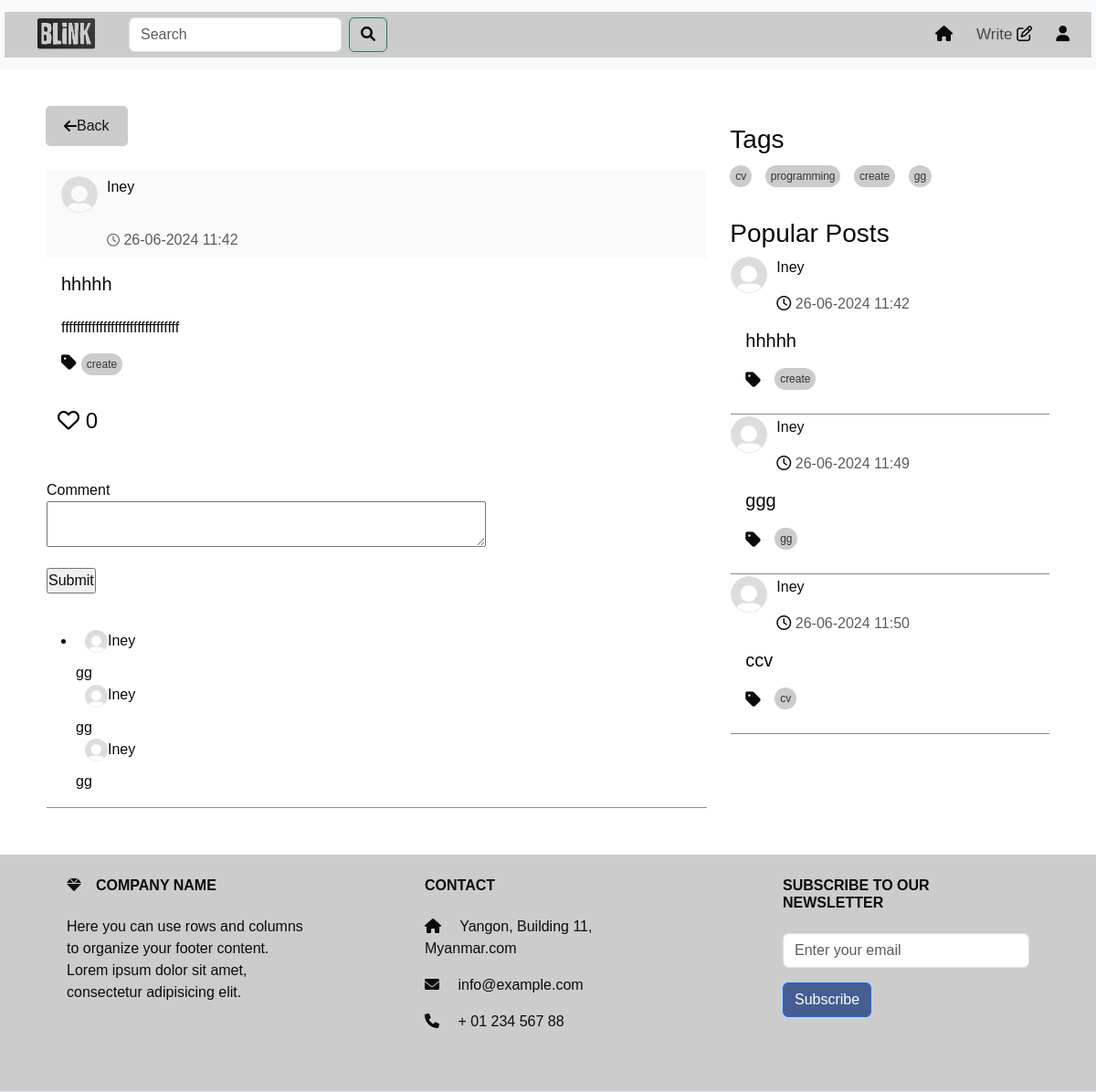
Screenshot of /full_post/1 (signed in) with the database file from the repository.
### test.py (models this page shows, shortened)
class User(UserMixin,db.Model):
    id = db.Column(db.Integer, primary_key=True)
    username = db.Column(db.String(50), unique=True)
    email =db.Column(db.String(50), unique=True)
    password = db.Column(db.String(100))
    bio = db.Column(db.String(50))
    profile_picture = db.Column(db.String(250))
    posts = db.relationship('Post', backref='author', lazy=True)
    comments = db.relationship('Comment', backref='author', lazy=True)

class Post(db.Model):
    id = db.Column(db.Integer, primary_key=True)
    title = db.Column(db.Text())
    content = db.Column(db.Text())
    tag = db.Column(db.Text())
    user_id = db.Column(db.Integer, db.ForeignKey('user.id'), nullable=False)
    created_date = db.Column(db.DateTime,default=datetime.datetime.now)
    likes = db.Column(db.Integer, default=0)
    comments = db.relationship('Comment', backref='post',cascade="all, delete", lazy=True)

class Comment(db.Model):
    id = db.Column(db.Integer, primary_key=True)
    content = db.Column(db.Text, nullable=False)
    post_id = db.Column(db.Integer, db.ForeignKey('post.id'), nullable=False)
    user_id = db.Column(db.Integer, db.ForeignKey('user.id'), nullable=False)

### test.py (the view, shortened to what this page needs)
@app.route("/full_post/<int:post_id>",methods=['GET', 'POST'])
def full_post(post_id,limit=3):
    post = Post.query.get_or_404(post_id)
    unique_tags = list(set(tag for tag, in Post.query.with_entities(Post.tag).distinct()))
    popular_posts = Post.query.order_by(Post.likes.desc()).limit(limit).all()
    comment_form = CommentForm()
    forms=SearchForm()
    query = forms.search.data
    if forms.validate_on_submit():
         search_results = Post.query.filter(Post.title.ilike(f'%{query}%')).all()
         return render_template('search_results.html' , form=forms,search_results =search_results, tags=unique_tags ,popular_posts = popular_posts)
    return render_template('full_post.html', post=post ,comment_form = comment_form , form = forms, tags=unique_tags ,popular_posts = popular_posts )

### test.py
class CommentForm(FlaskForm):
    content = TextAreaField('Comment', validators=[DataRequired()])
    submit = SubmitField('Submit')

class SearchForm(FlaskForm):
    search = StringField('Search ', validators=[DataRequired()])
    submit = SubmitField('Search')

### test.py (called while the page is built)
@login_manager.user_loader
def loader_user(user_id):
    return User.query.get(user_id)

### templates/full_post.html (shortened to what this page needs)
<!DOCTYPE html>
<html lang="en">
<head>
  <link href="https://cdn.jsdelivr.net/npm/bootstrap@5.3.3/dist/css/bootstrap.min.css" rel="stylesheet">
  <link href="https://cdnjs.cloudflare.com/ajax/libs/font-awesome/6.0.0-beta3/css/all.min.css" rel="stylesheet">
  <link rel="stylesheet" href="https://cdnjs.cloudflare.com/ajax/libs/font-awesome/5.15.4/css/all.min.css">
  <link href="https://cdnjs.cloudflare.com/ajax/libs/font-awesome/6.0.0-beta3/css/all.min.css" rel="stylesheet">
  <link rel="stylesheet" href="/static/home.css">
  <link rel="stylesheet" href="/static/topnav.css" />
</head>
<body>
  {% include 'topnav.html' %}
<div>
  <div class="container" >
    <div class="row">
      <div class="col-sm-8">
        <div id="posts-container">
          <a href="{{ url_for('home') }}" style="text-decoration: none;">
            <button class="back-button" onclick="goBack()">
              <i class="fa fa-arrow-left "> </i>
                Back
          </button>
          </a>
          <div class="card">
            <div class="card-header">
                <div class="profile-image">
                  <a
                  class="nav-link"
                  href="{{ url_for('profile',user_id=post.user_id) }}"
                  ><img
                    src="{{ url_for('static', filename='/photo/user_profile/'+post.author.profile_picture) }}"
                    width="60"
                    height="60"
                    alt=""
                       /></a>
                <div style="width: 300px">
                    <p id="name">
                      <a
                      class="nav-link"
                      href="{{ url_for('profile',user_id=post.user_id) }}"
                      >{{post.author.username}}</a
                    >
                    </p>
                    <p class="text-muted mb-0"><i class="fa-regular fa-clock"></i>  {{post.created_date.strftime('%d-%m-%Y %H:%M')}}</p>
                 </div>
               </div>
          </div>
          <div class="card-body">
            <h5 class="card-title">{{post.title}}</h5>
            <p class="card-text" id="card-description">{{post.content | safe}}</p>
            <div class="tags-container">
              <ul class="list-group list-group-horizontal">
                <i class="fas fa-tag"></i>
                <a href="{{ url_for('home_tag',tag=post.tag ) }}" class="tag">{{post.tag}} </a>
              </ul>
              </div>
          </div>
              <form
              action="{{ url_for('like_post', post_id=post.id) }}"
              method="post"
              style="display: inline"
            >
            <div class="card-end" style="border-bottom: #958787 solid 1px;">
              <button type="submit" class="btn btn-light heart-button" onclick="toggleHeart(this)">
                <i class="far fa-heart"></i>
                <span>{{ post.likes }}</span>
              </button>
               </form>
                <div class="timeline-comment-box">
               </div>
                    <div class="input">
                      <form method="post" style="display: inline">
                              {{ comment_form.content.label }}<br />
                              {{ comment_form.content(cols=50, rows=2) }}
                            <p>{{ comment_form.submit() }}</p>
                            </form>
                    </div>
                              <ul>
                              <li>
                                {% for comment in post.comments %}
                                  <a
                                    class="nav-link"
                                    href="{{ url_for('profile',user_id=post.user_id) }}"
                                    ><img
                                      src="{{ url_for('static', filename='/photo/user_profile/'+comment.author.profile_picture) }}"
                                      width="25"
                                      height="25"
                                      alt=""
                                    />{{ comment.author.username }}</a>
                                  {{ comment.content }}
                                {% endfor %}
                              </li>
                              </ul>
        </div>
      </div>
      </div>
    </div>
    {% include 'sidenav.html' %}
  </div>
</div>
  {% include 'footer.html' %}
</body>
</html>

### templates/topnav.html (shortened to what this page needs)
<nav class="navbar navbar-expand-lg navbar-light bg-light">
  <div class="container-fluid">
    <a class="nav-link" href="{{ url_for('home') }}">
      <img class="image" src="/static/image/logo.png" alt="Logo"
    /></a>
    <div class="collapse navbar-collapse" id="navbarSupportedContent">
      <form class="d-flex" method="POST">
        <input
          class="form-control me-2"
          type="search"
          placeholder="Search"
          aria-label="Search"
          name="search"
        />
        <button class="btn btn-outline-success" type="submit">
          <i class="fa-solid fa-magnifying-glass"></i>
        </button>
      </form>
      <ul class="navbar-nav ms-auto mb-2 mb-lg-0" style="gap: 10px">
        <li class="nav-item">
          <a
            class="nav-link active"
            aria-current="page"
            href="{{ url_for('home') }}"
            ><i class="fa-solid fa-house"></i
          ></a>
        </li>
        <li class="nav-item">
          <a class="nav-link" href="{{ url_for('post') }}"
            >Write <i class="fa-regular fa-pen-to-square"></i
          ></a>
        </li>
        <li class="nav-item">
          <a
            class="nav-link"
            href="{{ url_for('profile',user_id=current_user.id) }}"
            ><i class="fa-solid fa-user"></i
          ></a>
        </li>
      </ul>
    </div>
  </div>
</nav>

### templates/sidenav.html (shortened to what this page needs)
<!DOCTYPE html>
<html lang="en">
  <head>
    <link
      href="https://cdn.jsdelivr.net/npm/bootstrap@5.3.3/dist/css/bootstrap.min.css"
      rel="stylesheet"
    />
    <link
      href="https://cdnjs.cloudflare.com/ajax/libs/font-awesome/6.0.0-beta3/css/all.min.css"
      rel="stylesheet"
    />
    <link
      rel="stylesheet"
      href="https://cdnjs.cloudflare.com/ajax/libs/font-awesome/5.15.4/css/all.min.css"
    />
    <link
      href="https://cdnjs.cloudflare.com/ajax/libs/font-awesome/6.0.0-beta3/css/all.min.css"
      rel="stylesheet"
    />
    <link rel="stylesheet" href="/static/home.css" />
  </head>
  <body>
    <div class="col-sm-4" id="right-column">
      <div class="tags-section">
        <h3>Tags</h3>
        <div class="tags-container">
          {% if tags %} {% for tag in tags %}
          <a href="{{ url_for('home_tag',tag=tag ) }}" class="tag">{{ tag }}</a>
          {% endfor %} {% else %}
          <p>No tags available</p>
          {% endif %}
        </div>
      </div>
      <div class="mt-4">
        <h3>Popular Posts</h3>
        {% for popular_post in popular_posts %}
        <div class="card">
          <div>
            <div class="profile-image">
              <a
                class="nav-link"
                href="{{ url_for('profile',user_id=popular_post.user_id) }}"
                ><img
                  src="{{ url_for('static', filename='/photo/user_profile/'+popular_post.author.profile_picture) }}"
                  width="60"
                  height="60"
                  alt=""
              /></a>
              <div style="width: 300px">
                <p id="name">
                  <a
                    class="nav-link"
                    href="{{ url_for('profile',user_id=popular_post.user_id) }}"
                    >{{popular_post.author.username}}</a
                  >
                </p>
                <p class="text-muted mb-0">
                  <i class="fa-regular fa-clock"></i>
                  {{popular_post.created_date.strftime('%d-%m-%Y %H:%M')}}
                </p>
              </div>
            </div>
          </div>
          <div class="card-body">
            <a
              class="nav-link"
              href="{{ url_for('full_post',post_id=popular_post.id) }}"
            >
              <h5 class="card-title" id="popular">{{popular_post.title}}</h5>
              <div class="tags-container">
                <ul class="list-group list-group-horizontal">
                  <i class="fas fa-tag"></i>
                  <a href="{{ url_for('home_tag',tag=post.tag ) }}" class="tag"
                    >{{popular_post.tag}}</a
                  >
                </ul>
              </div>
            </a>
          </div>
          <div class="card-end" style="border-bottom: #958787 solid 1px"></div>
        </div>
        {% endfor %}
      </div>
    </div>
  </body>
</html>

### templates/footer.html
<footer
  class="d-flex justify-content-center justify-content-lg-between p-4 border-bottom"
>
  <div class="footer text-center text-md-start">
    <div class="row">
      <div class="col-md-4 col-lg-4 col-xl-3 mx-auto mb-4">
        <h6 class="text-uppercase fw-bold mb-4">
          <i class="fas fa-gem me-3"></i>Company name
        </h6>
        <p>
          Here you can use rows and columns to organize your footer content.
          Lorem ipsum dolor sit amet, consectetur adipisicing elit.
        </p>
      </div>
      <div class="col-md-4 col-lg-4 col-xl-3 mx-auto mb-4">
        <h6 class="text-uppercase fw-bold mb-4">Contact</h6>
        <p><i class="fas fa-home me-3"></i> Yangon, Building 11, Myanmar.com</p>
        <p><i class="fas fa-envelope me-3"></i> info@example.com</p>
        <p><i class="fas fa-phone me-3"></i> + 01 234 567 88</p>
      </div>
      <div class="col-md-4 col-lg-4 col-xl-3 mx-auto mb-4">
        <h6 class="text-uppercase fw-bold mb-4">Subscribe to our Newsletter</h6>
        <form>
          <div class="mb-3">
            <input
              type="email"
              class="form-control"
              placeholder="Enter your email"
            />
          </div>
          <button
            type="submit"
            class="btn btn-primary"
            style="background-color: #445e91"
          >
            Subscribe
          </button>
        </form>
      </div>
    </div>
  </div>
</footer>

### static/home.css (style rules this page uses)
* { color: #0c0b0b; font-family: sans-serif; margin: 0; padding: 0; box-sizing: border-box; }
.container { background: #fff; padding: 20px; margin-top: 20px; z-index: 1; }
.container-fluid { height: 50px; color: black; text-align: center; padding: 14px 16px; text-decoration: none; font-size: 17px; background: #ccc; font-weight: 200px; z-index: 2; margin: 5px; }
.back-button { display: flex; align-items: center; padding: 10px 20px; background-color: #ccc; color: #181515; border: none; border-radius: 5px; cursor: pointer; font-size: 16px; transition: background-color 0.3s; }
.card { color: #070707; border-color: #ffffff; background-color: #ffffff; }
.card-header { padding: 10px; background-color: #fafafa; border-bottom: 1px solid #ccc; display: flex; align-items: center; border-bottom: none !important; }
.card-header { display: flex; flex-direction: row; justify-content: space-between; align-items: center; padding: 0.5rem 1rem; }
.profile-image { margin-right: 10px; }
.profile-image img { border-radius: 50%; width: 40px; height: 40px; }
.card-header p { margin: 0; }
.card-header i { margin: 0; font-size: 14px; color: #6c757d; }
.card-body { background-color: #ffffff; }
.card-text { overflow: hidden; text-overflow: ellipsis; display: -webkit-box; -webkit-line-clamp: 3; -webkit-box-orient: vertical; transition: -webkit-line-clamp 0.5s ease; }
.card-end a { margin-left: 10px; margin-bottom: 10px; border-radius: 200px; }
.profile-image { float: left; display: flex; justify-content: center; margin-right: 1rem; }
.profile-image img { border-radius: 50%; }
#right-column { position: -webkit-sticky; position: sticky; top: 0; height: 100vh; overflow-y: auto; padding-top: 20px; }
footer { width: 100%; color: #eee; padding: 10px; text-align: center; z-index: 100; }
ul { display: flex; }
.timeline-comment-box { background: #ffffff; margin-left: -15px; margin-right: -15px; padding: 20px 25px; }
#right-column { position: -webkit-sticky; position: sticky; top: 0; height: 100vh; overflow-y: hidden; padding-top: 20px; z-index: 1; }
.tags-container { margin-top: 10px; }
.fa-tag { font-size: 1.2em; margin-right: 5px; vertical-align: middle; }
.tags-container .tag { background-color: #ccc; color: #333; padding: 3px 6px; margin-right: 10px; border-radius: 20px; text-decoration: none; font-size: 12px; display: inline-block; }
.heart-button { border: none; background-color: transparent; cursor: pointer; font-size: 1.5rem; color: #e74c3c; transition: color 0.3s; }

### static/topnav.css (style rules this page uses)
* { color: #0c0b0b; font-family: sans-serif; margin: 0; padding: 0; box-sizing: border-box; }
.container { background: #fff; padding: 20px; margin-top: 20px; z-index: 1; }
.container-fluid { height: 50px; color: black; text-align: center; padding: 14px 16px; text-decoration: none; font-size: 17px; background: #ccc; font-weight: 200px; z-index: 2; margin: 5px; }
.navbar { position: sticky; top: 0; height: auto; padding-top: 0px; padding-bottom: 0px; z-index: 2; }
.navbar { position: sticky; top: 0; width: 100%; z-index: 1000; }
.navbar-nav .nav-link { padding-top: 0.5rem; padding-bottom: 0.5rem; }
.d-flex { padding-left: 20px; background-color: #ccc; }
.text-center { background: linear-gradient(to left, #ccc 0%, #ccc 100%); }
.row a { border-radius: 15%; margin-bottom: 10px; margin-right: 10px; }
.image { height: 80px; width: 100px; }
#navbarSupportedContent { background: linear-gradient(to left, #ccc 0%, #ccc 100%); }

### rows the page displays
User: profile_picture (placeholder picture), author.username "Iney"
Post: created_date "26-06-2024 11:42", title "hhhhh", content "fffffffffffffffffffffffffffffff", tag "create", likes "0", profile_picture (placeholder picture), author.username "Iney"
Comment: profile_picture (placeholder picture), author.username "Iney", content "gg"
Comment: profile_picture (placeholder picture), author.username "Iney", content "gg"
Comment: profile_picture (placeholder picture), author.username "Iney", content "gg"
Post: profile_picture (placeholder picture), author.username "Iney", created_date "26-06-2024 11:49", title "ggg", tag "gg"
Post: profile_picture (placeholder picture), author.username "Iney", created_date "26-06-2024 11:50", title "ccv", tag "cv"

### other values shown
{{ comment_form.content.label }} "Comment"
{{ tag }} "cv" "programming" "create" "gg"
